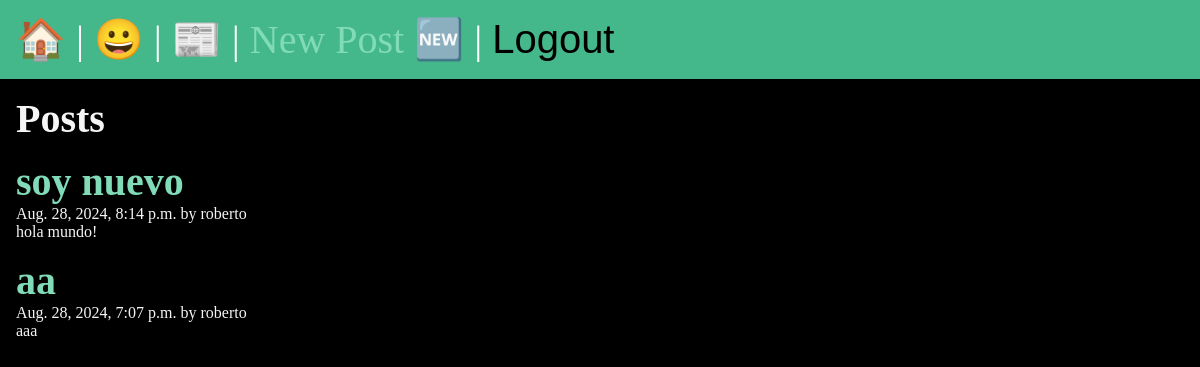
The page /posts/ (signed in) on the database its author committed.
### posts/models.py (models this page shows, shortened)
class Post(models.Model):
    title = models.CharField(max_length=75)
    body = models.TextField()
    slug = models.SlugField()
    date = models.DateTimeField(auto_now_add=True)
    banner = models.ImageField(default='fallback.png', blank=True)
    author = models.ForeignKey(User, on_delete=models.CASCADE, default=None)

### posts/views.py (the view)
# urls.py: path('', views.posts_list, name='list'),
def posts_list(request):
    posts = Post.objects.all().order_by('-date')
    return render(request, 'posts/posts_list.html',{'posts':posts})

### posts/templates/posts/posts_list.html (shortened to what this page needs)
{% extends 'layout.html' %}
{% block content %}
    <section>
        <h1>Posts</h1>
        {% for post in posts %}
            <article class='post'>
                <a href="{% url 'posts:page' slug=post.slug %}">
                    <h2>{{ post.title }}</h2>
                </a>
                <p>{{ post.date }} by {{ post.author }}</p>
                <p>{{ post.body }}</p>
            </article>
        {% endfor %}
    </section>
{% endblock %}

### static/css/style.css (style rules this page uses)
* { margin: 0; padding: 0; box-sizing: border-box; }
body { min-height: 100vh; background-color: black; color: whitesmoke; font-size: 3rem; }
section { display: flex; flex-flow: column; gap: 1rem; }
h1, h2 { font-size: 2.5rem; }
p { font-size: 1rem; }
a { text-decoration: none; color: #81dbb8; }

### rows shown on the page
Post: title "soy nuevo", date "Aug. 28, 2024, 8:14 p.m.", author "roberto", body "hola mundo!"
Post: title "aa", date "Aug. 28, 2024, 7:07 p.m.", author "roberto", body "aaa"
